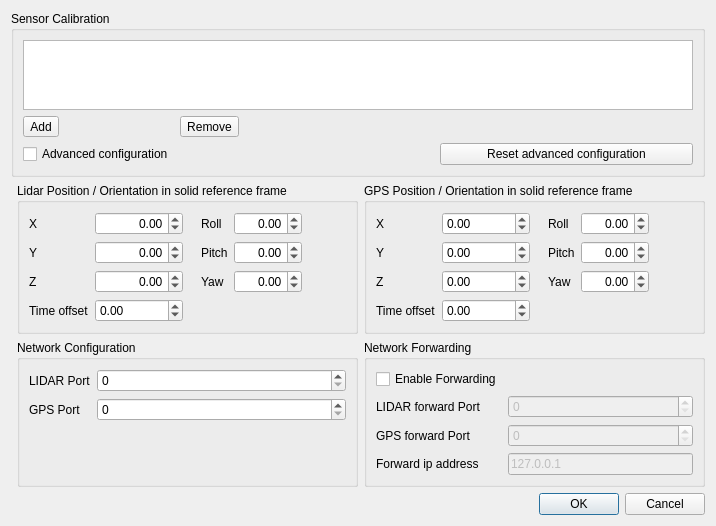
<?xml version="1.0" encoding="UTF-8"?>
<ui version="4.0">
 <class>vvCalibrationDialog</class>
 <widget class="QDialog" name="vvCalibrationDialog">
  <property name="geometry">
   <rect>
    <x>0</x>
    <y>0</y>
    <width>716</width>
    <height>506</height>
   </rect>
  </property>
  <property name="windowTitle">
   <string>Sensor Configuration</string>
  </property>
  <layout class="QGridLayout" name="gridLayout_2" columnstretch="0,0,0">
   <item row="2" column="1">
    <widget class="QGroupBox" name="LidarPositionOrientationGroup">
     <property name="title">
      <string>Lidar Position / Orientation in solid reference frame</string>
     </property>
     <layout class="QHBoxLayout" name="horizontalLayout">
      <item>
       <layout class="QFormLayout" name="RotationLayout">
        <item row="0" column="0">
         <widget class="QLabel" name="LidarXLabel">
          <property name="text">
           <string>X</string>
          </property>
         </widget>
        </item>
        <item row="0" column="1">
         <widget class="QDoubleSpinBox" name="LidarXSpinBox">
          <property name="alignment">
           <set>Qt::AlignRight|Qt::AlignTrailing|Qt::AlignVCenter</set>
          </property>
          <property name="minimum">
           <double>-100.000000000000000</double>
          </property>
          <property name="maximum">
           <double>100.000000000000000</double>
          </property>
         </widget>
        </item>
        <item row="1" column="0">
         <widget class="QLabel" name="LidarYLabel">
          <property name="text">
           <string>Y</string>
          </property>
         </widget>
        </item>
        <item row="1" column="1">
         <widget class="QDoubleSpinBox" name="LidarYSpinBox">
          <property name="alignment">
           <set>Qt::AlignRight|Qt::AlignTrailing|Qt::AlignVCenter</set>
          </property>
          <property name="minimum">
           <double>-100.000000000000000</double>
          </property>
          <property name="maximum">
           <double>100.000000000000000</double>
          </property>
         </widget>
        </item>
        <item row="2" column="0">
         <widget class="QLabel" name="LidarZLabel">
          <property name="text">
           <string>Z</string>
          </property>
         </widget>
        </item>
        <item row="2" column="1">
         <widget class="QDoubleSpinBox" name="LidarZSpinBox">
          <property name="alignment">
           <set>Qt::AlignRight|Qt::AlignTrailing|Qt::AlignVCenter</set>
          </property>
          <property name="minimum">
           <double>-100.000000000000000</double>
          </property>
          <property name="maximum">
           <double>100.000000000000000</double>
          </property>
         </widget>
        </item>
        <item row="3" column="0">
         <widget class="QLabel" name="lidarTimeOffsetLabel">
          <property name="text">
           <string>Time offset</string>
          </property>
         </widget>
        </item>
        <item row="3" column="1">
         <widget class="QDoubleSpinBox" name="lidarTimeOffsetSpinBox">
          <property name="minimum">
           <double>-1000000000.000000000000000</double>
          </property>
          <property name="maximum">
           <double>1000000000.000000000000000</double>
          </property>
         </widget>
        </item>
       </layout>
      </item>
      <item>
       <spacer name="horizontalSpacer_3">
        <property name="orientation">
         <enum>Qt::Horizontal</enum>
        </property>
        <property name="sizeType">
         <enum>QSizePolicy::Fixed</enum>
        </property>
        <property name="sizeHint" stdset="0">
         <size>
          <width>12</width>
          <height>20</height>
         </size>
        </property>
       </spacer>
      </item>
      <item>
       <layout class="QFormLayout" name="OriginLayout">
        <property name="fieldGrowthPolicy">
         <enum>QFormLayout::AllNonFixedFieldsGrow</enum>
        </property>
        <item row="2" column="0">
         <widget class="QLabel" name="LidarPitchLabel">
          <property name="text">
           <string>Pitch</string>
          </property>
         </widget>
        </item>
        <item row="2" column="1">
         <widget class="QDoubleSpinBox" name="LidarPitchSpinBox">
          <property name="alignment">
           <set>Qt::AlignRight|Qt::AlignTrailing|Qt::AlignVCenter</set>
          </property>
          <property name="minimum">
           <double>-90.000000000000000</double>
          </property>
          <property name="maximum">
           <double>90.000000000000000</double>
          </property>
         </widget>
        </item>
        <item row="4" column="0">
         <widget class="QLabel" name="LidarYawLabel">
          <property name="text">
           <string>Yaw</string>
          </property>
         </widget>
        </item>
        <item row="4" column="1">
         <widget class="QDoubleSpinBox" name="LidarYawSpinBox">
          <property name="alignment">
           <set>Qt::AlignRight|Qt::AlignTrailing|Qt::AlignVCenter</set>
          </property>
          <property name="minimum">
           <double>-360.000000000000000</double>
          </property>
          <property name="maximum">
           <double>360.000000000000000</double>
          </property>
         </widget>
        </item>
        <item row="1" column="0">
         <widget class="QLabel" name="LidarRollLabel">
          <property name="text">
           <string>Roll</string>
          </property>
         </widget>
        </item>
        <item row="1" column="1">
         <widget class="QDoubleSpinBox" name="LidarRollSpinBox">
          <property name="alignment">
           <set>Qt::AlignRight|Qt::AlignTrailing|Qt::AlignVCenter</set>
          </property>
          <property name="minimum">
           <double>-180.000000000000000</double>
          </property>
          <property name="maximum">
           <double>180.000000000000000</double>
          </property>
         </widget>
        </item>
       </layout>
      </item>
      <item>
       <spacer name="horizontalSpacer_2">
        <property name="orientation">
         <enum>Qt::Horizontal</enum>
        </property>
        <property name="sizeHint" stdset="0">
         <size>
          <width>0</width>
          <height>20</height>
         </size>
        </property>
       </spacer>
      </item>
     </layout>
    </widget>
   </item>
   <item row="1" column="0" colspan="3">
    <widget class="QGroupBox" name="CalibrationGroup">
     <property name="title">
      <string>Sensor Calibration</string>
     </property>
     <layout class="QGridLayout" name="gridLayout">
      <item row="1" column="1">
       <widget class="QToolButton" name="RemoveButton">
        <property name="text">
         <string>Remove</string>
        </property>
        <property name="icon">
         <iconset theme="list-remove">
          <normaloff>.</normaloff>.</iconset>
        </property>
        <property name="toolButtonStyle">
         <enum>Qt::ToolButtonTextBesideIcon</enum>
        </property>
       </widget>
      </item>
      <item row="1" column="2">
       <spacer name="horizontalSpacer">
        <property name="orientation">
         <enum>Qt::Horizontal</enum>
        </property>
        <property name="sizeHint" stdset="0">
         <size>
          <width>224</width>
          <height>20</height>
         </size>
        </property>
       </spacer>
      </item>
      <item row="0" column="0" colspan="3">
       <widget class="QListWidget" name="ListWidget"/>
      </item>
      <item row="1" column="0">
       <widget class="QToolButton" name="AddButton">
        <property name="text">
         <string>Add</string>
        </property>
        <property name="icon">
         <iconset theme="list-add">
          <normaloff>.</normaloff>.</iconset>
        </property>
        <property name="toolButtonStyle">
         <enum>Qt::ToolButtonTextBesideIcon</enum>
        </property>
       </widget>
      </item>
      <item row="2" column="0">
       <widget class="QCheckBox" name="AdvancedConfiguration">
        <property name="text">
         <string>Advanced configuration</string>
        </property>
       </widget>
      </item>
      <item row="2" column="2">
       <widget class="QPushButton" name="ClearSettingsPushButton">
        <property name="toolTip">
         <string>Reset the advanced configuration by default</string>
        </property>
        <property name="text">
         <string>Reset advanced configuration</string>
        </property>
       </widget>
      </item>
      <item row="2" column="1">
       <spacer name="horizontalSpacer_5">
        <property name="orientation">
         <enum>Qt::Horizontal</enum>
        </property>
        <property name="sizeHint" stdset="0">
         <size>
          <width>220</width>
          <height>20</height>
         </size>
        </property>
       </spacer>
      </item>
     </layout>
    </widget>
   </item>
   <item row="4" column="2">
    <widget class="QGroupBox" name="NetworkForwardingGroup">
     <property name="title">
      <string>Network Forwarding</string>
     </property>
     <layout class="QFormLayout">
      <property name="fieldGrowthPolicy">
       <enum>QFormLayout::AllNonFixedFieldsGrow</enum>
      </property>
      <item row="2" column="0">
       <widget class="QLabel" name="GPSForwardingPortLabel">
        <property name="text">
         <string>GPS forward Port</string>
        </property>
       </widget>
      </item>
      <item row="2" column="1">
       <widget class="QSpinBox" name="GPSForwardingPortSpinBox">
        <property name="enabled">
         <bool>false</bool>
        </property>
        <property name="maximum">
         <number>65535</number>
        </property>
       </widget>
      </item>
      <item row="1" column="1">
       <widget class="QSpinBox" name="LidarForwardingPortSpinBox">
        <property name="enabled">
         <bool>false</bool>
        </property>
        <property name="maximum">
         <number>65535</number>
        </property>
       </widget>
      </item>
      <item row="1" column="0">
       <widget class="QLabel" name="LidarForwardingPortLabel">
        <property name="text">
         <string>LIDAR forward Port</string>
        </property>
       </widget>
      </item>
      <item row="0" column="0">
       <widget class="QCheckBox" name="EnableForwardingCheckBox">
        <property name="text">
         <string>Enable Forwarding</string>
        </property>
       </widget>
      </item>
      <item row="3" column="0">
       <widget class="QLabel" name="label">
        <property name="text">
         <string>Forward ip address</string>
        </property>
       </widget>
      </item>
      <item row="3" column="1">
       <widget class="QLineEdit" name="ipAddresslineEdit">
        <property name="enabled">
         <bool>false</bool>
        </property>
        <property name="text">
         <string>127.0.0.1</string>
        </property>
        <property name="maxLength">
         <number>15</number>
        </property>
       </widget>
      </item>
     </layout>
    </widget>
   </item>
   <item row="4" column="1">
    <widget class="QGroupBox" name="NetworkGroup">
     <property name="title">
      <string>Network Configuration</string>
     </property>
     <layout class="QFormLayout">
      <property name="fieldGrowthPolicy">
       <enum>QFormLayout::AllNonFixedFieldsGrow</enum>
      </property>
      <item row="0" column="0">
       <widget class="QLabel" name="LidarPortLabel">
        <property name="text">
         <string>LIDAR Port</string>
        </property>
       </widget>
      </item>
      <item row="0" column="1">
       <widget class="QSpinBox" name="LidarPortSpinBox">
        <property name="maximum">
         <number>65535</number>
        </property>
       </widget>
      </item>
      <item row="1" column="0">
       <widget class="QLabel" name="GPSPortLabel_2">
        <property name="text">
         <string>GPS Port</string>
        </property>
       </widget>
      </item>
      <item row="1" column="1">
       <widget class="QSpinBox" name="GPSPortSpinBox">
        <property name="maximum">
         <number>65535</number>
        </property>
       </widget>
      </item>
     </layout>
    </widget>
   </item>
   <item row="2" column="2">
    <widget class="QGroupBox" name="GPSPositionOrientationGroup">
     <property name="title">
      <string>GPS Position / Orientation in solid reference frame</string>
     </property>
     <property name="flat">
      <bool>false</bool>
     </property>
     <layout class="QHBoxLayout" name="horizontalLayout_2">
      <item>
       <layout class="QFormLayout" name="formLayout_4">
        <item row="0" column="0">
         <widget class="QLabel" name="GpsXLabel">
          <property name="text">
           <string>X</string>
          </property>
         </widget>
        </item>
        <item row="0" column="1">
         <widget class="QDoubleSpinBox" name="GpsXSpinBox">
          <property name="minimum">
           <double>-100.000000000000000</double>
          </property>
          <property name="maximum">
           <double>100.000000000000000</double>
          </property>
         </widget>
        </item>
        <item row="1" column="0">
         <widget class="QLabel" name="GpsYLabel">
          <property name="text">
           <string>Y</string>
          </property>
         </widget>
        </item>
        <item row="1" column="1">
         <widget class="QDoubleSpinBox" name="GpsYSpinBox">
          <property name="minimum">
           <double>-100.000000000000000</double>
          </property>
          <property name="maximum">
           <double>100.000000000000000</double>
          </property>
         </widget>
        </item>
        <item row="2" column="0">
         <widget class="QLabel" name="GpsZLabel">
          <property name="text">
           <string>Z</string>
          </property>
         </widget>
        </item>
        <item row="2" column="1">
         <widget class="QDoubleSpinBox" name="GpsZSpinBox">
          <property name="minimum">
           <double>-100.000000000000000</double>
          </property>
          <property name="maximum">
           <double>100.000000000000000</double>
          </property>
         </widget>
        </item>
        <item row="3" column="0">
         <widget class="QLabel" name="gpsTimeOffsetLabel">
          <property name="text">
           <string>Time offset</string>
          </property>
         </widget>
        </item>
        <item row="3" column="1">
         <widget class="QDoubleSpinBox" name="gpsTimeOffsetSpinBox">
          <property name="minimum">
           <double>-1000000000.000000000000000</double>
          </property>
          <property name="maximum">
           <double>1000000000.000000000000000</double>
          </property>
         </widget>
        </item>
       </layout>
      </item>
      <item>
       <spacer name="horizontalSpacer_6">
        <property name="orientation">
         <enum>Qt::Horizontal</enum>
        </property>
        <property name="sizeType">
         <enum>QSizePolicy::Fixed</enum>
        </property>
        <property name="sizeHint" stdset="0">
         <size>
          <width>12</width>
          <height>20</height>
         </size>
        </property>
       </spacer>
      </item>
      <item>
       <layout class="QFormLayout">
        <property name="fieldGrowthPolicy">
         <enum>QFormLayout::AllNonFixedFieldsGrow</enum>
        </property>
        <item row="1" column="0">
         <widget class="QLabel" name="GpsRollLabel">
          <property name="text">
           <string>Roll</string>
          </property>
         </widget>
        </item>
        <item row="1" column="1">
         <widget class="QDoubleSpinBox" name="GpsRollSpinBox">
          <property name="alignment">
           <set>Qt::AlignRight|Qt::AlignTrailing|Qt::AlignVCenter</set>
          </property>
          <property name="minimum">
           <double>-180.000000000000000</double>
          </property>
          <property name="maximum">
           <double>180.000000000000000</double>
          </property>
         </widget>
        </item>
        <item row="2" column="0">
         <widget class="QLabel" name="GpsPitchLabel">
          <property name="text">
           <string>Pitch</string>
          </property>
         </widget>
        </item>
        <item row="2" column="1">
         <widget class="QDoubleSpinBox" name="GpsPitchSpinBox">
          <property name="alignment">
           <set>Qt::AlignRight|Qt::AlignTrailing|Qt::AlignVCenter</set>
          </property>
          <property name="minimum">
           <double>-90.000000000000000</double>
          </property>
          <property name="maximum">
           <double>90.000000000000000</double>
          </property>
         </widget>
        </item>
        <item row="4" column="0">
         <widget class="QLabel" name="GpsYawLabel">
          <property name="text">
           <string>Yaw</string>
          </property>
         </widget>
        </item>
        <item row="4" column="1">
         <widget class="QDoubleSpinBox" name="GpsYawSpinBox">
          <property name="alignment">
           <set>Qt::AlignRight|Qt::AlignTrailing|Qt::AlignVCenter</set>
          </property>
          <property name="minimum">
           <double>-360.000000000000000</double>
          </property>
          <property name="maximum">
           <double>360.000000000000000</double>
          </property>
         </widget>
        </item>
       </layout>
      </item>
      <item>
       <spacer name="horizontalSpacer_4">
        <property name="orientation">
         <enum>Qt::Horizontal</enum>
        </property>
        <property name="sizeHint" stdset="0">
         <size>
          <width>20</width>
          <height>20</height>
         </size>
        </property>
       </spacer>
      </item>
     </layout>
    </widget>
   </item>
   <item row="6" column="0" colspan="3">
    <widget class="QDialogButtonBox" name="ButtonBox">
     <property name="orientation">
      <enum>Qt::Horizontal</enum>
     </property>
     <property name="standardButtons">
      <set>QDialogButtonBox::Cancel|QDialogButtonBox::Ok</set>
     </property>
    </widget>
   </item>
  </layout>
 </widget>
 <resources/>
 <connections>
  <connection>
   <sender>ButtonBox</sender>
   <signal>accepted()</signal>
   <receiver>vvCalibrationDialog</receiver>
   <slot>accept()</slot>
   <hints>
    <hint type="sourcelabel">
     <x>248</x>
     <y>254</y>
    </hint>
    <hint type="destinationlabel">
     <x>157</x>
     <y>274</y>
    </hint>
   </hints>
  </connection>
  <connection>
   <sender>ButtonBox</sender>
   <signal>rejected()</signal>
   <receiver>vvCalibrationDialog</receiver>
   <slot>reject()</slot>
   <hints>
    <hint type="sourcelabel">
     <x>316</x>
     <y>260</y>
    </hint>
    <hint type="destinationlabel">
     <x>286</x>
     <y>274</y>
    </hint>
   </hints>
  </connection>
 </connections>
</ui>
